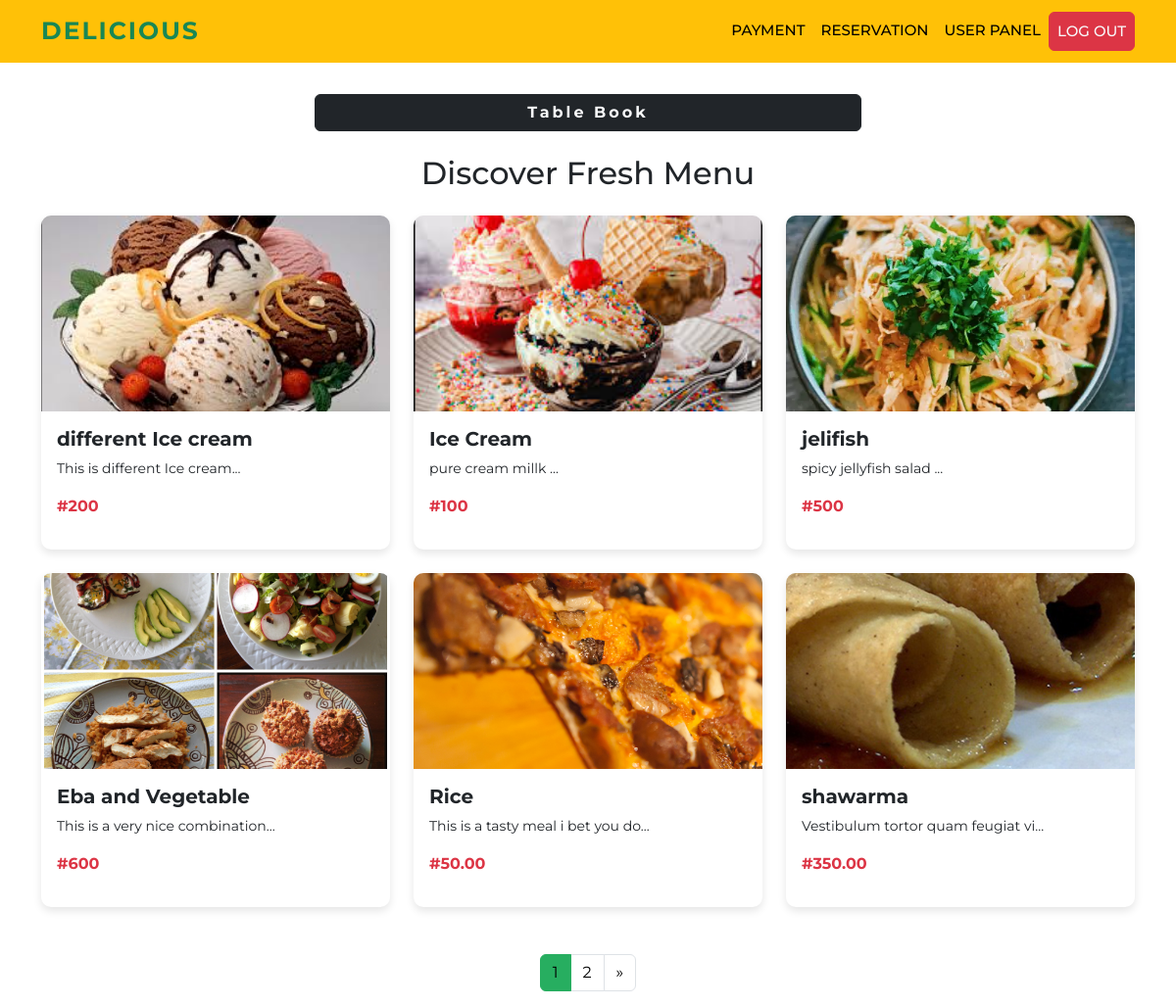
The app's page /user/user.php (signed in) with its own data.
### tables this page shows
CREATE TABLE `food` (
  `id` int(11) NOT NULL,
  `food_name` varchar(255) NOT NULL,
  `food_category` varchar(255) NOT NULL,
  `food_price` varchar(255) NOT NULL,
  `food_description` text NOT NULL
);

### user/user.php (the view, shortened to what this page needs)
<?php
include 'connection.php';
$items_per_page = 6;
$current_page = isset($_GET['page']) ? (int)$_GET['page'] : 1;
$start_from = ($current_page - 1) * $items_per_page;
$total_items_query = "SELECT COUNT(*) AS total FROM food";
$total_items_result = $conn->query($total_items_query);
$total_items_row = $total_items_result->fetch_assoc();
$total_items = $total_items_row['total'];
$total_pages = ceil($total_items / $items_per_page);
$get_recent_query = "SELECT * FROM food ORDER BY food.id DESC LIMIT $start_from, $items_per_page";
$result = $conn->query($get_recent_query);
$items = "";
if ($result && $result->num_rows > 0) {
    while ($row = $result->fetch_assoc()) {
        $items .= "<div class='col-md-4 mb-4'>
                        <div class='card'>
                            <img src='.././image/FoodPics/".$row['id'].".jpg' class='card-img-top zoomable' alt='".$row['food_name']."'>
                            <div class='card-body'>
                                <h5 class='card-title'>".$row['food_name']."</h5>
                                <p class='card-text'>".substr($row['food_description'], 0, 33)."...</p>
                                <p class='card-price'>#".$row['food_price']."</p>
                            </div>
                        </div>
                    </div>";
    }
} else {
    $items = "<div class='col-12'><p>No recent items found.</p></div>";
}
?>
<!DOCTYPE html>
<html lang="en">
<head>
    <link rel="stylesheet" href="userstyle.css">
    <link href="https://cdn.jsdelivr.net/npm/bootstrap@5.2.3/dist/css/bootstrap.min.css" rel="stylesheet">
</head>
<body>
    <?php include "Nav.php";?>
    <div class="container mt-5">
        <div class="text-center mb-4">
            <button class="btn btn-dark mt-5 w-50" href="reservation.php">
                <a href="reservation.php" class="text-decoration-none text-light fw-bolder" style="letter-spacing: 3px;">Table Book</a>
            </button>
        </div>
        <div class="text-center mb-4">
            <h2><span class="fresh">Discover Fresh Menu</span></h2>
        </div>
        <div class="row">
            <?php echo $items; ?>
        </div>
        <div class="text-center mt-4">
            <nav aria-label="Page navigation">
                <ul class="pagination justify-content-center">
                    <?php for ($i = 1; $i <= $total_pages; $i++): ?>
                        <li class="page-item <?php echo ($i == $current_page) ? 'active' : ''; ?>">
                            <a class="page-link" href="?page=<?php echo $i; ?>"><?php echo $i; ?></a>
                        </li>
                    <?php endfor; ?>
                    <?php if ($current_page < $total_pages): ?>
                        <li class="page-item">
                            <a class="page-link" href="?page=<?php echo $current_page + 1; ?>" aria-label="Next">
                                <span aria-hidden="true">&raquo;</span>
                            </a>
                        </li>
                    <?php endif; ?>
                </ul>
            </nav>
        </div>
    </div>
</body>
</html>

### user/Nav.php (shortened to what this page needs)
<nav class="navbar navbar-expand-lg navbar-light bg-warning fixed-top">
    <div class="container">
        <a class="navbar-brand text-success" href="../index.php">Delicious</a>
        <div class="collapse navbar-collapse" id="navbarSupportedContent">
            <ul class="navbar-nav ms-auto mb-2 mb-lg-0">
                <?php
                if (isset($_SESSION['email'])) {
                    echo '<li class="nav-item">
                            <a class="nav-link" href="payhistory.php">Payment</a>
                          </li>';
                    echo '<li class="nav-item">
                            <a class="nav-link" href="reservation.php">Reservation</a>
                          </li>';
                    echo '<li class="nav-item">
                            <a class="nav-link" href="user.php">User Panel</a>
                          </li>';
                    echo '<li class="nav-item">
                            <a class="nav-link btn btn-danger text-light" href="logout.php">Log Out</a>
                          </li>';
                } else {
                    echo '<li class="nav-item">
                            <a class="nav-link" href="../Admin/login.php">Admin</a>
                          </li>';
                }
                ?>
            </ul>
        </div>
    </div>
</nav>

### user/userstyle.css (style rules this page uses)
* { margin: 0; padding: 0; }

### user/Nav.php (style rules this page uses)
* { font-family: 'Montserrat', sans-serif; }
.navbar-nav a { font-size: 15px; text-transform: uppercase; font-weight: 500; }
.navbar-light .navbar-brand { color: #000; font-size: 25px; text-transform: uppercase; font-weight: bold; letter-spacing: 2px; }
.navbar-light .navbar-nav .nav-link { color: #000; }

### user/user.php (style rules this page uses)
.card { border: none; border-radius: 10px; overflow: hidden; box-shadow: 0 4px 8px rgba(0, 0, 0, 0.1); }
.card-img-top { height: 200px; object-fit: cover; cursor: pointer; }
.card-title { font-size: 1.25rem; font-weight: bold; }
.card-text { font-size: 0.875rem; }
.card-price { font-size: 1rem; font-weight: bold; color: #dc3545; }
.pagination .page-item.active .page-link { background-color: #27ae60; border-color: #27ae60; }
.pagination .page-link { color: black; }

### records on screen
food: shows a picture, food_name "different Ice cream", food_description "This is different Ice cream", food_price "200"
food: shows a picture, food_name "Ice Cream", food_description "pure cream millk", food_price "100"
food: shows a picture, food_name "jelifish", food_description "spicy jellyfish salad", food_price "500"
food: shows a picture, food_name "Eba and Vegetable", food_description "This is a very nice combination", food_price "600"
food: shows a picture, food_name "Rice", food_description "This is a tasty meal i bet you do", food_price "50.00"
food: shows a picture, food_name "shawarma", food_description "Vestibulum tortor quam feugiat vi", food_price "350.00"
